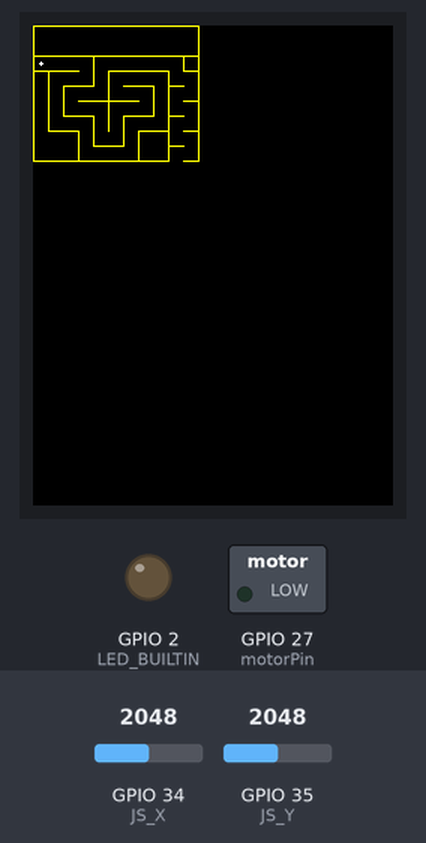
The sketch below on a simulated ESP32. On the bench: 240×320 colour display, switched loads named in the sketch (green lamp = pin HIGH), output pins drawn as LEDs (lit = HIGH). Dashed ring = blinking. The inputs (shaded band) are chosen by the test bench; at power-on: GPIO 34 (JS_X) = 2048, GPIO 35 (JS_Y) = 2048.

Above: at 1.3 s.
1.4 s: GPIO 34 (JS_X) set to 2112
At 3.05 s:
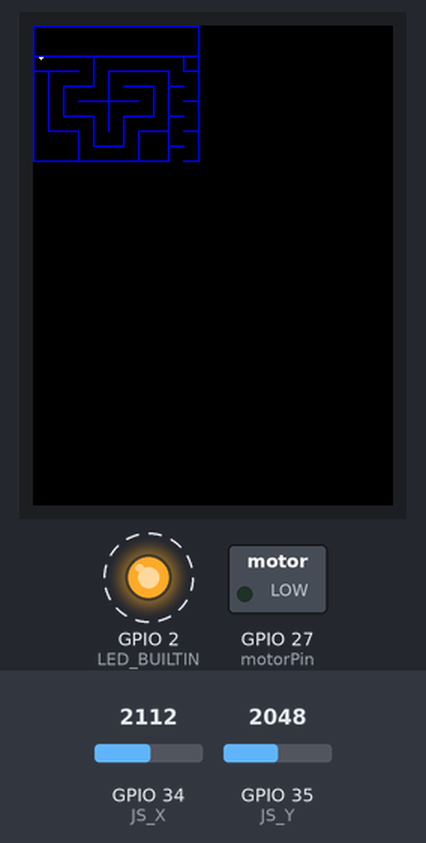
4.4 s: GPIO 34 (JS_X) set to 2047
At 5.31 s:
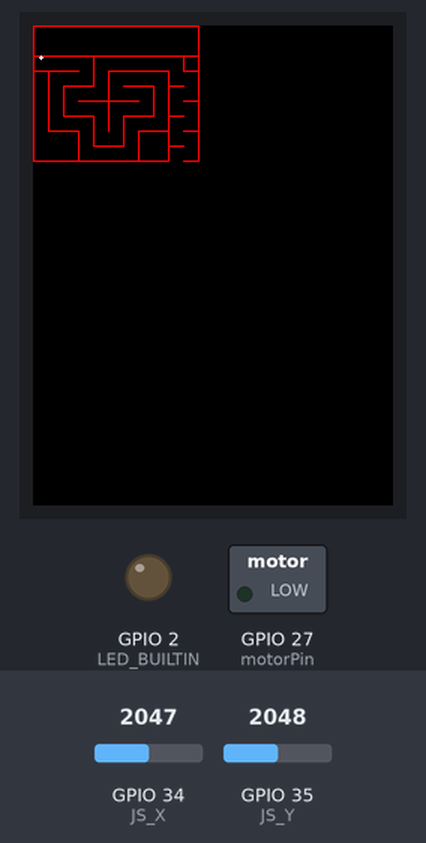
6.6 s: GPIO 35 (JS_Y) set to 2113
At 7.81 s:
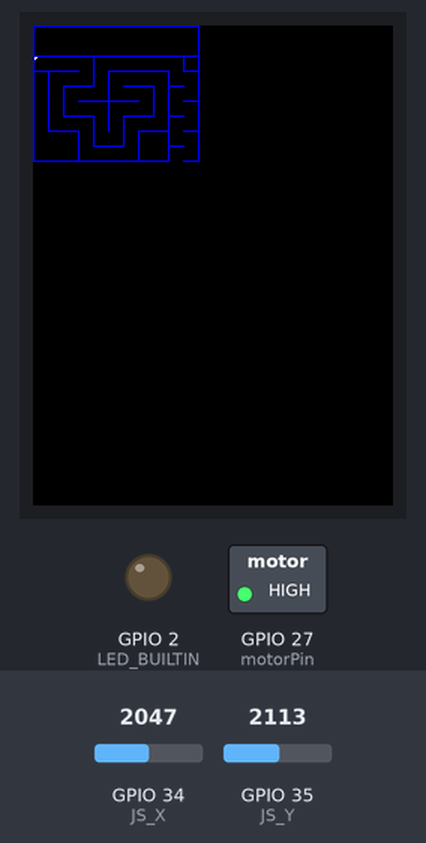
8.4 s: GPIO 35 (JS_Y) set to 2047
At 9.34 s:
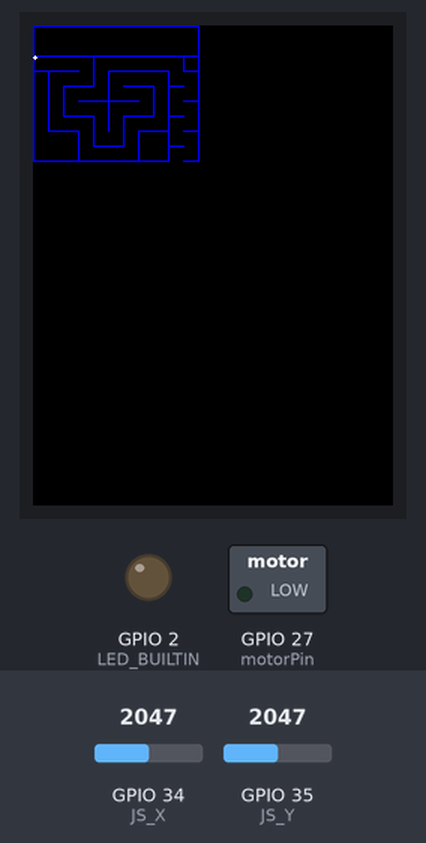
10.9 s: GPIO 35 (JS_Y) set to 2866
At 11.33 s:
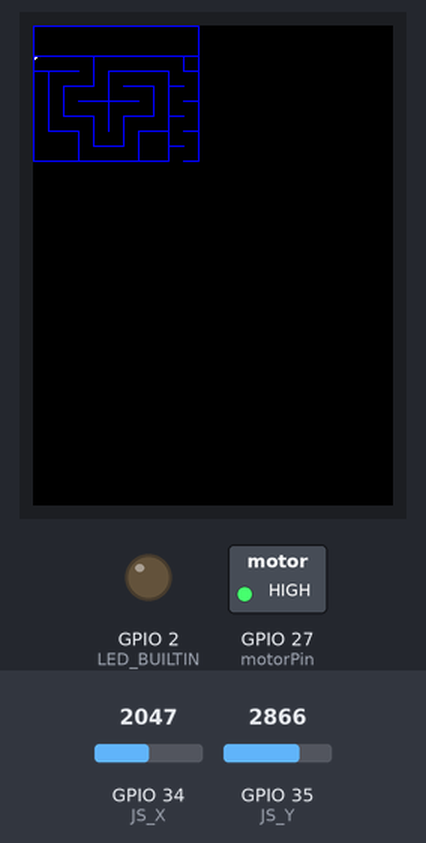
13.2 s: GPIO 35 (JS_Y) set to 2008
At 13.46 s:
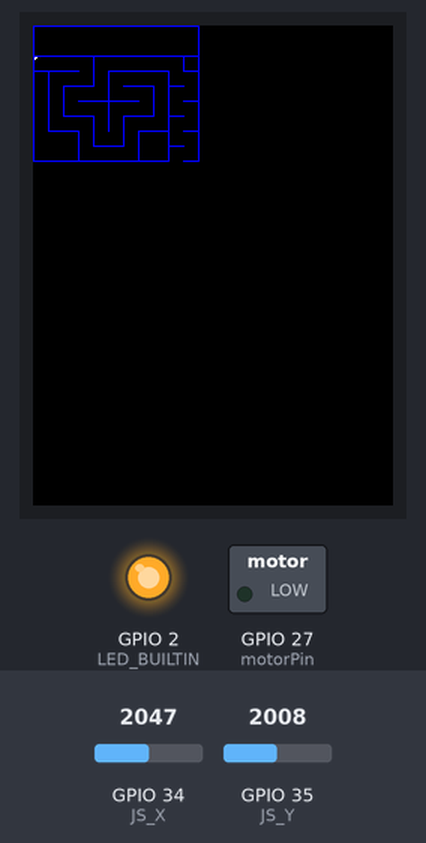
Timing chart, 0 to 16.2 s (numbered marks = the images above; inputs shaded):
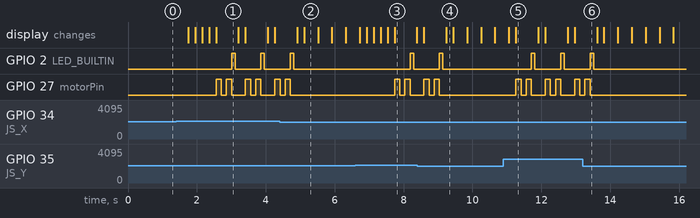

The sketch:

Working-Code-V.4_uploaded-to-prototype-V.1_.ino
```cpp
/***********************
*
* Created by Jonas Kjeldmand Jensen
* November 2023
*
* Haptic Game for the Blind
*
***********************/


#include <Adafruit_ILI9341.h>
#include <SPI.h>

// Pin connections for the display (adjust according to your wiring)
#define TFT_DC 12 // DC or RS pin (GPIO33 on ESP32)
#define TFT_CS 13 // CS or SS pin (GPIO15 on ESP32)
#define TFT_RST 4  // Reset pin (GPIO32 on ESP32, optional)
#define TFT_MOSI 23  // MOSI pin (GPIO13 on ESP32)
#define TFT_CLK  18  // CLK or SCK pin (GPIO14 on ESP32)

//For the stick pins
#define JS_X 34
#define JS_Y 35
#define JS_BOT 33

// For the vibration motor pin
#define motorPin 27

// Verify by having the built-in LED blink as well
#define LED_BUILTIN 2

// Macros for colors to use (16 bit)
#define BLACK 0x0000
#define NAVY 0x000F
#define DARKGREEN 0x03E0
#define DARKCYAN 0x03EF
#define MAROON 0x7800
#define PURPLE 0x780F
#define OLIVE 0x7BE0
#define LIGHTGREY 0xC618
#define DARKGREY 0x7BEF
#define BLUE 0x001F
#define GREEN 0x07E0
#define CYAN 0x07FF
#define RED 0xF800
#define MAGENTA 0xF81F
#define YELLOW 0xFFE0
#define WHITE 0xFFFF
#define ORANGE 0xFD20
#define GREENYELLOW 0xAFE5
#define PINK 0xF81F
#define LIME 0x67E0

// Constants representing movement directions for a game or application
#define DIR_STOP 0   // No movement
#define DIR_UP 1     // Upward movement
#define DIR_DOWN 2   // Downward movement
#define DIR_LEFT 3   // Leftward movement
#define DIR_RIGHT 4  // Rightward movement

// Variables for joystick input tracking
int xValue = 0;   // To store the value of the X-axis
int yValue = 0;   // To store the value of the Y-axis
int xLast = 0;    // Store the previous value of X
int yLast = 0;    // Store the previous value of Y, only print out when changes occur

// Set the initial player starting point
int x = 5;
int y = 25;

// Wall coordinates making up the map
const int WALL_COORDS[][4] = {
  //  <->   up   <->   down
  //  0     0     0     0
  {0, 0, 110, 0}, // top
  {110, 0, 110, 90}, // right
  {0, 90, 90, 90}, // bottom
  {0, 0, 0, 90}, // left
  // Draw the walls of the maze
  //1st horizontal tube lines
  {0, 20, 110, 20},
  {0, 30, 30, 30},
  {10, 30, 10, 70},
  {10, 70, 30, 70},
  {30, 70, 30, 90},
  {30, 90, 90, 90},
  {90, 90, 90, 30},
  {90, 30, 50, 30},
  {50, 30, 50, 70},
  {110, 20, 110, 90},
  {110, 90, 100, 90},
  {70, 50, 30, 50},
  {70, 90, 70, 70},
  {70, 70, 90, 70},
  {40, 20, 40, 40},
  {40, 40, 20, 40},
  {20, 40, 20, 60},
  {20, 60, 40, 60},
  {40, 60, 40, 80},
  {40, 80, 60, 80},
  {60, 80, 60, 60},
  {60, 60, 80, 60},
  {80, 60, 80, 40},
  {80, 40, 60, 40},
  {100, 20, 100, 30},
  {100, 30, 110, 30},
  {90, 40, 100, 40},
  {100, 50, 110, 50},
  {90, 60, 100, 60},
  {100, 70, 110, 70},
  {90, 80, 100, 80},
  };

// Create an instance of the ILI9341 display
Adafruit_ILI9341 tft = Adafruit_ILI9341(TFT_CS, TFT_DC, TFT_RST);

//are we debugging?
bool Debugging = true;
bool mazeRed = false;

void setup() {

  Serial.begin(9600);
  while (!Serial);
  pinMode(motorPin, OUTPUT);
  pinMode(LED_BUILTIN, OUTPUT);
  tft.begin();

  mazeWalls(RED);  // Draw the original red walls
  mazeWalls(YELLOW);  // Draw the additional yellow walls
}


// Function to read joystick input and determine direction
int readStick() {
  // Initialize the result to stop
  int result = DIR_STOP;
  // Read analog X and Y values from joystick
  xValue = analogRead(JS_X);
  yValue = analogRead(JS_Y);

  // Check X-axis for up or down
  if (xValue == 0) {
    // Down
    result = DIR_DOWN;
  } else if (xValue > 2048) {
    // Up
    result = DIR_UP;
  }
  // If no up or down input, check Y-axis for left or right
  if (result == DIR_STOP) {
    if (yValue == 0) {
      // Left
      result = DIR_RIGHT;
    } else if (yValue > 2048) {
      // Right
      result = DIR_LEFT;
    }
  }
  // Return the detected direction
  return result;
}

// Function to draw a player at the specified coordinates with the given color
void drawPlayer(uint16_t color) {
  // Draw pixels at the center and surrounding positions to create a simple player representation
  tft.drawPixel(x, y  , color); // Center pixel
  tft.drawPixel(x, y-1, color); // Pixel above center
  tft.drawPixel(x-1, y, color); // Pixel to the left of center
  tft.drawPixel(x, y+1, color); // Pixel below center
  tft.drawPixel(x+1, y, color)  ; // Pixel to the right of center
}

void loop() {
  // Read joystick input to determine buttons pressed
  int buttons = readStick();

  // Draw the player on the screen with a white color
  drawPlayer(WHITE);
  delay(200); // Introduce a delay to control the speed of the loop (adjust as needed)

  // If the variable 'mazeRed' is true, draw maze walls in red
  if (mazeRed) {
      mazeWalls(RED);
  }

  // Check if the user's next move will intersect with a wall
  bool canMove = buttons != DIR_STOP;
  int nextX = x, nextY = y;

  if (buttons == DIR_LEFT) {
    nextX -= 1;
    if (nextX < 0 || nextX > 127) { // out of bounds
      canMove = false;
    } else {
      // Check if the next move intersects with a wall
      if (wallCollision(nextX, nextY)) canMove = false;
    }
  } else if (buttons == DIR_UP) {
    nextY -= 1;
    if (nextY < 0 || nextY > 159) { // out of bounds
      canMove = false;
    } else {
      // Check if the next move intersects with a wall
      if (wallCollision(nextX, nextY)) canMove = false;
    }
  } else if (buttons == DIR_RIGHT) {
    nextX += 1;
    if (nextX < 0 || nextX > 127) { // out of bounds
      canMove = false;
    } else {
      // Check if the next move intersects with a wall
      if (wallCollision(nextX, nextY)) canMove = false;
    }
  } else if (buttons == DIR_DOWN) {
    nextY += 1;
    if (nextY < 0 || nextY > 159) { // out of bounds
      canMove = false;
    } else {
      // Check if the next move intersects with a wall
      if (wallCollision(nextX, nextY)) canMove = false;
    }
  }

  // If the user can move, update the player's position
  if (canMove) {
    // Erase the last position by drawing the player in black
    drawPlayer(BLACK);
    // Update the player's position to the new coordinates
    x = nextX;
    y = nextY;
  }
}

// Function to check if the next move intersects with a wall
bool wallCollision(int nx, int ny) {
  bool result = false;

  // Iterate through each wall in WALL_COORDS
  for (int i = 0; i < sizeof(WALL_COORDS) / sizeof(WALL_COORDS[0]); i++) {
    // Extract coordinates of the current wall
    int x1 = WALL_COORDS[i][0];
    int y1 = WALL_COORDS[i][1];
    int x2 = WALL_COORDS[i][2];
    int y2 = WALL_COORDS[i][3];

    // Check if the next move intersects with the current wall
    if (x1 == x2 && x1 == nx && y1 <= ny && y2 >= ny ||
        y1 == y2 && y1 == ny && x1 <= nx && x2 >= nx) {
      // Set result to true if there is a collision
      result = true;

      //flash maze walls BLUE when player collides with wall
      mazeWalls(BLUE);
      mazeRed = true;

      // motor motorPinates when player collides with wall
      digitalWrite(motorPin, 1);
      delay(150);
      digitalWrite(motorPin, 0);
      delay(150);
      digitalWrite(motorPin, 1);
      delay(150);
      digitalWrite(motorPin, 0);

      // Built-in LED light
      digitalWrite(LED_BUILTIN, HIGH);   // turn the LED on (HIGH is the voltage level)
      delay(100);                       // wait for a second
      digitalWrite(LED_BUILTIN, LOW);    // turn the LED off by making the voltage LOW
      delay(100);

      // Break out of the loop since we found a collision
      break;
    }
  }
  // Return the final result (true if there is a collision, false otherwise)
  return result;
}

// Function to draw maze walls on the screen
void mazeWalls(uint16_t color) {
  // Draw the walls of the maze
  for (int i = 0; i < sizeof(WALL_COORDS) / sizeof(WALL_COORDS[0]); i++) {
    // Extract coordinates of the current wall
    int x1 = WALL_COORDS[i][0];
    int y1 = WALL_COORDS[i][1];
    int x2 = WALL_COORDS[i][2];
    int y2 = WALL_COORDS[i][3];

    // Draw a line between the two coordinates to represent a wall
    tft.drawLine(x1, y1, x2, y2, color);
  }
}
```

Measured:
- the behaviour switches between 2048 and 2049 on GPIO 34 (JS_X) (found by bisection; images 0 and 1)
- the behaviour switches between 2048 and 2049 on GPIO 35 (JS_Y) (found by bisection; images 2 and 3)
- after the input at 1.4 s, GPIO 2 (LED_BUILTIN): alternates HIGH for 0.10 s and LOW for 0.75 s, starting after 1.6 s; GPIO 27 (motorPin): LOW → HIGH after 1.2 s, → LOW 0.15 s later, → HIGH 0.15 s later, → LOW 0.15 s later, … (9 changes in this stretch); the display: first changes after 0.35 s (image 1 shows a later state)
- after the input at 4.4 s, GPIO 2 (LED_BUILTIN): goes on until 4.8 s, then stays LOW; GPIO 27 (motorPin): goes on until 4.7 s, then stays LOW; the display: first differs from a run without the input after 0.72 s (image 2)
- after the input at 6.6 s, GPIO 2 (LED_BUILTIN): LOW → HIGH after 1.6 s, → LOW 0.10 s later; GPIO 27 (motorPin): alternates HIGH for 0.15 s and LOW for 0.15 s, starting after 1.1 s; the display: first differs from a run without the input after 0.33 s (image 3 shows a later state)
- after the input at 8.4 s, GPIO 2 (LED_BUILTIN): goes on until 9.1 s, then stays LOW; GPIO 27 (motorPin): goes on until 9.0 s, then stays LOW
- after the input at 10.9 s, GPIO 2 (LED_BUILTIN): alternates HIGH for 0.10 s and LOW for 0.75 s, starting after 0.81 s; GPIO 27 (motorPin): LOW → HIGH after 0.36 s, then repeats every 0.85 s: LOW 0.15 s, HIGH 0.15 s, LOW 0.40 s, HIGH 0.15 s; the display: first differs from a run without the input after 0.36 s (image 5)
- after the input at 13.2 s, GPIO 2 (LED_BUILTIN): goes on until 13.5 s, then stays LOW; GPIO 27 (motorPin): goes on until 13.4 s, then stays LOW
